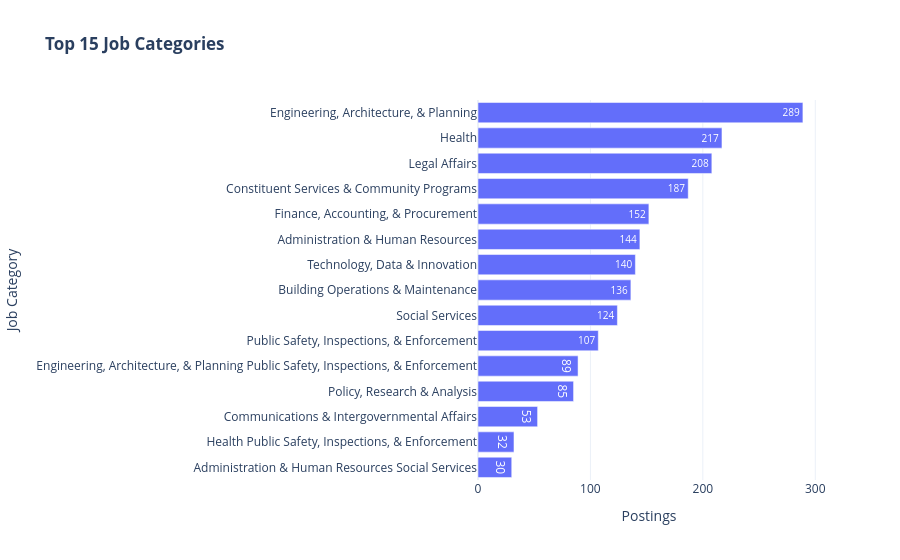

Notebook code cell kept with this figure:
### Code cell
# Plot the 15 job categories with the most postings.
top_categories = (
    jobs["Job Category"]
    .fillna("Missing")
    .value_counts()
    .head(15)
    .rename_axis("Job Category")
    .reset_index(name="Postings")
    .sort_values("Postings")
)

fig = px.bar(
    top_categories,
    x="Postings",
    y="Job Category",
    text="Postings",
    orientation="h",
    title="<b>Top 15 Job Categories</b>",
    template="plotly_white",
)  

fig.show()

### Figure 1 — Plotly figure (JSON) as saved in the notebook; plotly's stock layout.template omitted (floating-point values rounded to 4 significant figures)
{"data": [{"hovertemplate": "Postings=%{text}<br>Job Category=%{y}<extra></extra>", "legendgroup": "", "marker": {"color": "#636efa", "pattern": {"shape": ""}}, "name": "", "orientation": "h", "showlegend": false, "text": [30.0, 32.0, 53.0, 85.0, 89.0, 107.0, 124.0, 136.0, 140.0, 144.0, 152.0, 187.0, 208.0, 217.0, 289.0], "textposition": "auto", "type": "bar", "x": [30, 32, 53, 85, 89, 107, 124, 136, 140, 144, 152, 187, 208, 217, 289], "xaxis": "x", "y": ["Administration & Human Resources Social Services", "Health Public Safety, Inspections, & Enforcement", "Communications & Intergovernmental Affairs", "Policy, Research & Analysis", "Engineering, Architecture, & Planning Public Safety, Inspections, & Enforcement", "Public Safety, Inspections, & Enforcement", "Social Services", "Building Operations & Maintenance", "Technology, Data & Innovation", "Administration & Human Resources", "Finance, Accounting, & Procurement", "Constituent Services & Community Programs", "Legal Affairs", "Health", "Engineering, Architecture, & Planning"], "yaxis": "y"}], "layout": {"barmode": "relative", "legend": {"tracegroupgap": 0}, "title": {"text": "<b>Top 15 Job Categories</b>"}, "xaxis": {"anchor": "y", "domain": [0, 1], "title": {"text": "Postings"}}, "yaxis": {"anchor": "x", "domain": [0, 1], "title": {"text": "Job Category"}}}}
